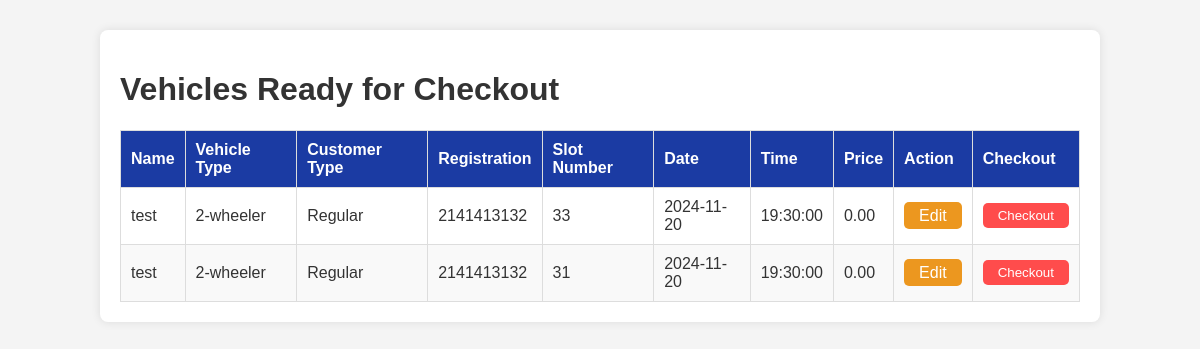
/OutVehicle.php, run on the app's committed database.
### tables this page shows
CREATE TABLE `vehicle_entries` (
  `id` int(11) NOT NULL,
  `name` varchar(255) DEFAULT NULL,
  `vehicle_type` varchar(50) DEFAULT NULL,
  `customer_type` varchar(50) DEFAULT NULL,
  `registration` varchar(50) DEFAULT NULL,
  `slot_number` int(11) DEFAULT NULL,
  `date` date DEFAULT NULL,
  `time` time DEFAULT NULL,
  `price` decimal(10,2) DEFAULT NULL,
  `status` varchar(10) DEFAULT 'In'
);

### OutVehicle.php (the view, shortened to what this page needs)
<?php
include('db_connect.php');
$sql = "SELECT * FROM vehicle_entries WHERE status IN ('In', 'Out')";
$result = $conn->query($sql);
?>
<!DOCTYPE html>
<html lang="en">
<head>
    <link rel="stylesheet" href="style.css">
</head>
<body>
    <div class="container">
        <h1>Vehicles Ready for Checkout</h1>
        <table>
            <thead>
                <tr>
                    <th>Name</th>
                    <th>Vehicle Type</th>
                    <th>Customer Type</th>
                    <th>Registration</th>
                    <th>Slot Number</th>
                    <th>Date</th>
                    <th>Time</th>
                    <th>Price</th>
                    <th>Action</th>
                    <th>Checkout</th>
                </tr>
            </thead>
            <tbody>
            <?php if ($result && $result->num_rows > 0) {
                while ($row = $result->fetch_assoc()) {
                    echo "<tr>";
                    echo "<td>" . htmlspecialchars($row['name']) . "</td>";
                    echo "<td>" . htmlspecialchars($row['vehicle_type']) . "</td>";
                    echo "<td>" . htmlspecialchars($row['customer_type']) . "</td>";
                    echo "<td>" . htmlspecialchars($row['registration']) . "</td>";
                    echo "<td>" . htmlspecialchars($row['slot_number']) . "</td>";
                    echo "<td>" . htmlspecialchars($row['date']) . "</td>";
                    echo "<td>" . htmlspecialchars($row['time']) . "</td>";
                    echo "<td>" . htmlspecialchars($row['price']) . "</td>";
                    echo "<td><a href='edit_vehicle.php?id=" . htmlspecialchars($row['id']) . "' class='edit-btn'>Edit</a></td>";
                    echo "<td><button class='checkout-btn' onclick='checkoutVehicle(" . htmlspecialchars($row['id']) . ")'>Checkout</button></td>";
                    echo "</tr>";
                }
            } else {
                echo "<tr><td colspan='10' class='no-data'>No vehicles ready for checkout</td></tr>";
            }
            ?>
            </tbody>
        </table>
    </div>
</body>
</html>

### style.css (style rules this page uses)
table { max-width: 1900px; width: 100%; border-collapse: collapse; margin-top: 20px; }
table th, table td { padding: 10px; text-align: left; border: 1px solid #ddd; }
table th { background-color: #1b3ba3; color: white; }
table tr:nth-child(even) { background-color: #f9f9f9; }
a { color: #1b3ba3; text-decoration: none; }
.edit-btn { background-color: #ec971f; padding: 5px 15px; border: none; border-radius: 5px; color: white; cursor: pointer; text-decoration: none; }
.checkout-btn { background-color: #ff4c4c; padding: 5px 15px; border: none; border-radius: 5px; color: white; cursor: pointer; }
body { font-family: Arial, sans-serif; margin: 0; padding: 0; background-color: #f4f4f4; color: #333; }
.container { width: 80%; margin: 0 auto; padding: 20px; background-color: white; box-shadow: 0px 0px 10px rgba(0, 0, 0, 0.1); border-radius: 8px; margin-top: 30px; }
table { width: 100%; border-collapse: collapse; margin-top: 20px; }

### data on the page
vehicle_entries: name "test", vehicle_type "2-wheeler", customer_type "Regular", registration "2141413132", slot_number "33", date "2024-11-20", time "19:30:00", price "0.00"
vehicle_entries: name "test", vehicle_type "2-wheeler", customer_type "Regular", registration "2141413132", slot_number "31", date "2024-11-20", time "19:30:00", price "0.00"
